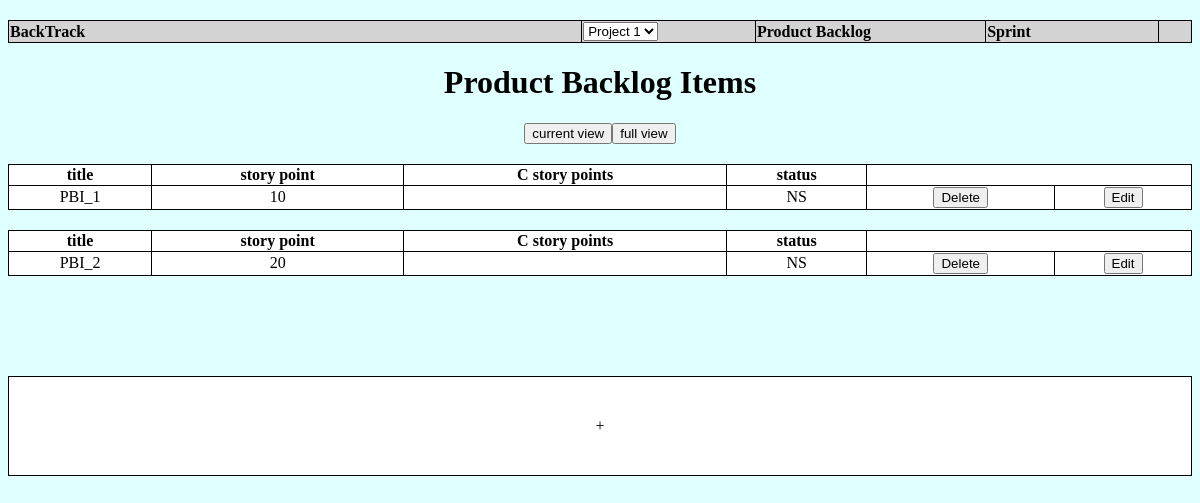
The page /productBacklog/ (signed in) on the database as committed earlier.
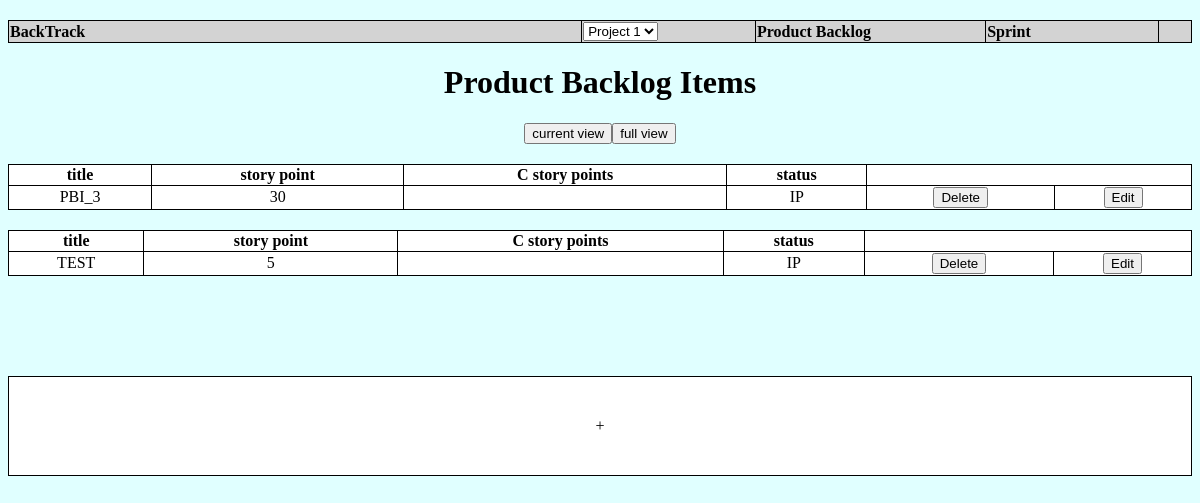
The same page on the database as committed later.
### sprints/models.py (models this page shows)
class PBI(models.Model):
    description = models.CharField(max_length=200)
    id = models.AutoField(primary_key=True)
    STATUS = (('NS', 'Not started'), ('IP', 'In progress'), ('C', 'Complete'), ('NF', 'NotFinish'))
    status = models.CharField(max_length=10, choices=STATUS, default='NS')
    sprint = models.ForeignKey(SprintBacklog, null=True, on_delete=models.SET_NULL)
    estimated_efforts = models.IntegerField(null=True)
    remainStory = models.IntegerField(null=True, default=10)
    objects = models.Manager()
    def __str__(self):
        return self.description

### productBacklog/views.py (the view)
# urls.py: path('', views.product_backlog , name='productBacklog'),
def product_backlog(request):
    if request.user.is_authenticated:
        user = str(request.user)
        users_project = Developer.objects.filter(user__username=user)[0].project
        sprint_backlog = Project.objects.filter(name=users_project)[0].sprintBacklog
        pbis = PBI.objects.filter(sprint=sprint_backlog)
        print(users_project)
        print(sprint_backlog)
        print(pbis)
        return render(request, 'productBacklog/pbi_list.html', {'pbi_list': pbis})
    else:
        return redirect('%s?next=%s' % (settings.LOGIN_URL, request.path))

### sprints/models.py (called while the page is built)
    def __str__(self):
        return str(self.number)

    def __str__(self):
        return self.name

### templates/productBacklog/pbi_list.html (shortened to what this page needs)
<!DOCTYPE html>
<html lang="en">
  <head>
  </head>
  <body>
    <div>
      <table id="bar">
        <th width="50%">BackTrack</th>
        <th width="15%">
          <select>
            <option value="project_1">Project 1</option>
          </select>
        </th>
        <th width="20%">Product Backlog</th>
        <th width="15%">Sprint</th>
        <th width="5%" class="icon"><img src="" width="30px" /></th>
      </table>
    </div>
    <div id="pagename">
      <h1>Product Backlog Items</h1>
    </div>
    <div id="buttons">
        <form action="/current/" method="get">
            <button>current view</button>
        </form>
        <form action="/full/" method="get">
            <button>full view</button>
        </form>
    </div>
    {% for pbi in pbi_list %}
      <div id="tablediv">
        <table id = "table">
          <tr>
            <th>title</th>
            <th>story point</th>
            <th>C story points</th>
            <th>status</th>
          </tr>
          <tr>
            <td>{{ pbi.description }} </td>
            <td>{{ pbi.estimated_efforts }}</td>
            <td>{{ pbi.cumulative_story_point }}</td>
            <td>{{ pbi.status }}</td>
            <td>
              <a href="/del/?sid={{ pbi.id_name }}"><button class="btn btn-danger">Delete</button></a>
            </td>
            <td>
              <a href="/edit/?sid={{ pbi.id_name }}"><button class="btn btn-primary">Edit</button></a>
            </td>
          </tr>
        </table>
      </div>
    {% empty %}
      <li>No PBI yet.</li>
    {% endfor %}
    <div id="addbox" onclick="openAddForm()">
      +
    </div>
  </body>
</html>

Rows that differ between the two databases and show on the page:
no longer on this page (row unchanged): PBI: description "PBI_1", estimated_efforts "10", status "NS"
no longer on this page (row unchanged): PBI: description "PBI_2", estimated_efforts "20", status "NS"
now on this page (row edited): PBI: description "PBI_3", estimated_efforts "30", status "IP"
now on this page (row edited): PBI: description "TEST", estimated_efforts "5", status "IP"
